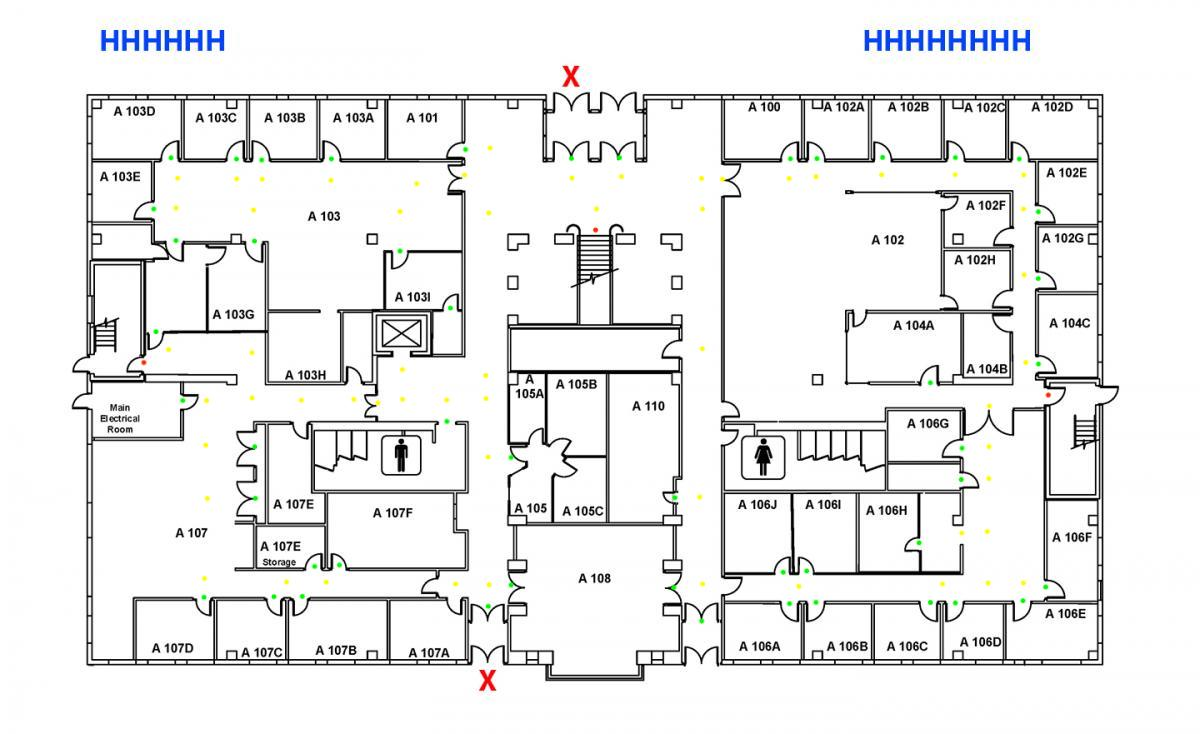
#> input picture floor1.jpg, 1200 x 734 px
$ python -i FP2graph.py   (imports and definitions only)
#> lines starting #> are read from the running program, lines starting #| are printed output that depends on the picture; after the words box and inside, x2 and y2 are one past the last pixel; in counts of white or black regions, pixels touching at a corner belong together
import cv2
import networkx
from libpysal import weights, examples
from libpysal.cg import voronoi_frames
import matplotlib as plt

def extractCoords():
    im = cv2.imread('floor1.jpg')
#> im is the input picture: shape (734, 1200, 3); mean B, G, R 235.9, 236, 235.6
    ## convert to hsv
    hsv = cv2.cvtColor(im, cv2.COLOR_BGR2HSV)
#> hsv: shape (734, 1200, 3); mean H, S, V 6.8, 2.3, 236.7

    ## mask of green (36,0,0) ~ (70, 255,255)
    mask1 = cv2.inRange(hsv, (36, 0, 0), (70, 255,255))
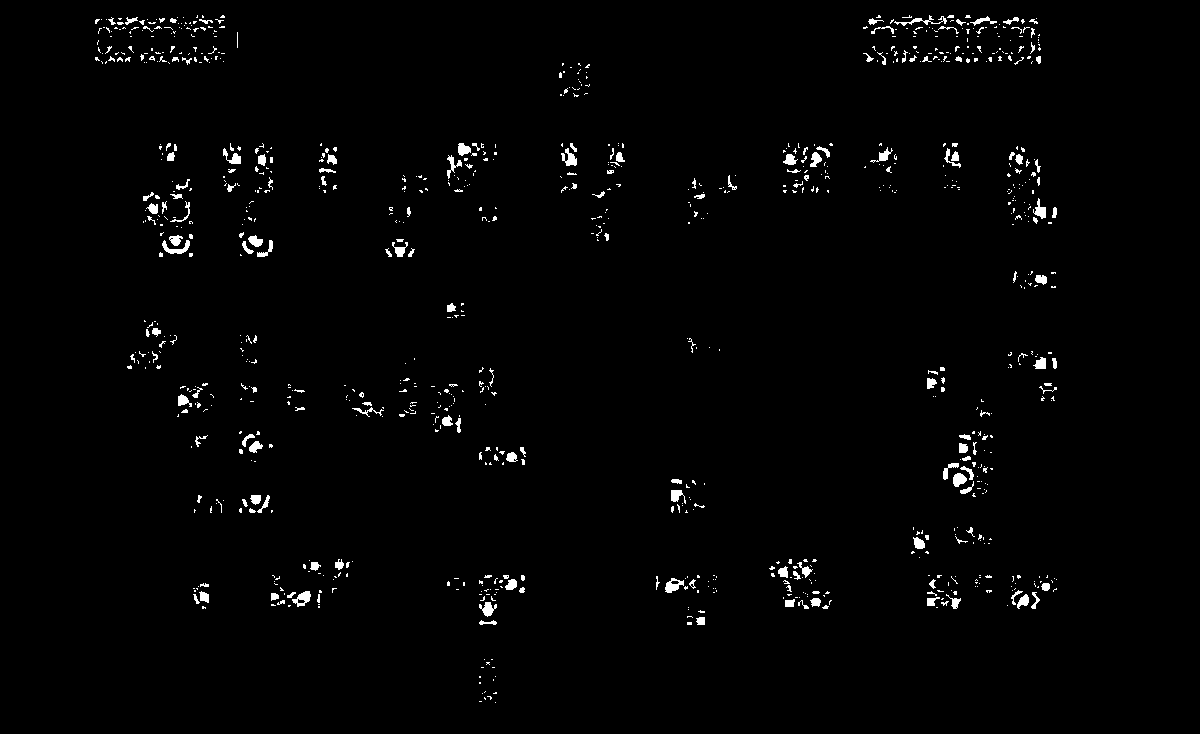
#> mask1: shape (734, 1200); 1.5% white; 965 white regions (793 under 20 px), largest, box (x1, y1, x2, y2) and area: (162, 240, 190, 254) 166, (665, 578, 684, 593) 158, (292, 591, 311, 607) 158

    ## mask o yellow (15,0,0) ~ (36, 255, 255)
    mask2 = cv2.inRange(hsv, (15,0,0), (36, 255, 255))
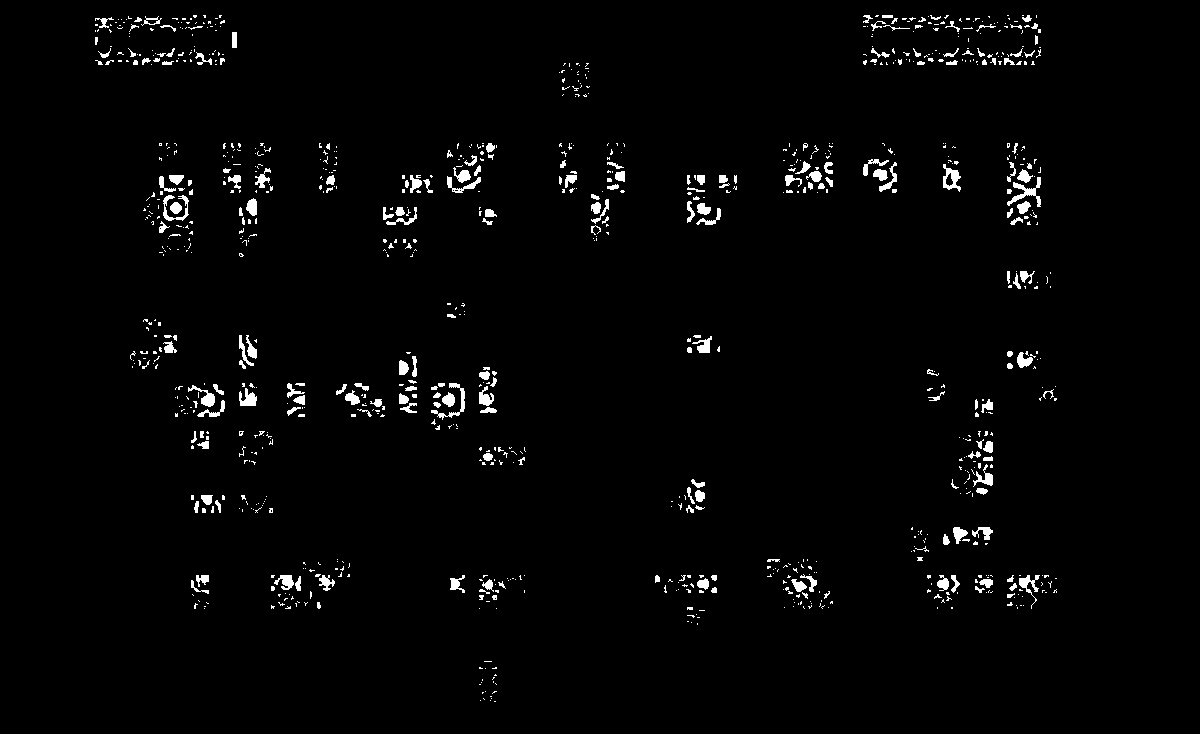
#> mask2: shape (734, 1200); 2.1% white; 981 white regions (763 under 20 px), largest, box (x1, y1, x2, y2) and area: (1007, 177, 1041, 207) 309, (943, 164, 961, 192) 247, (431, 383, 465, 420) 242

    ## final mask and masked
    mask = cv2.bitwise_or(mask1, mask2)
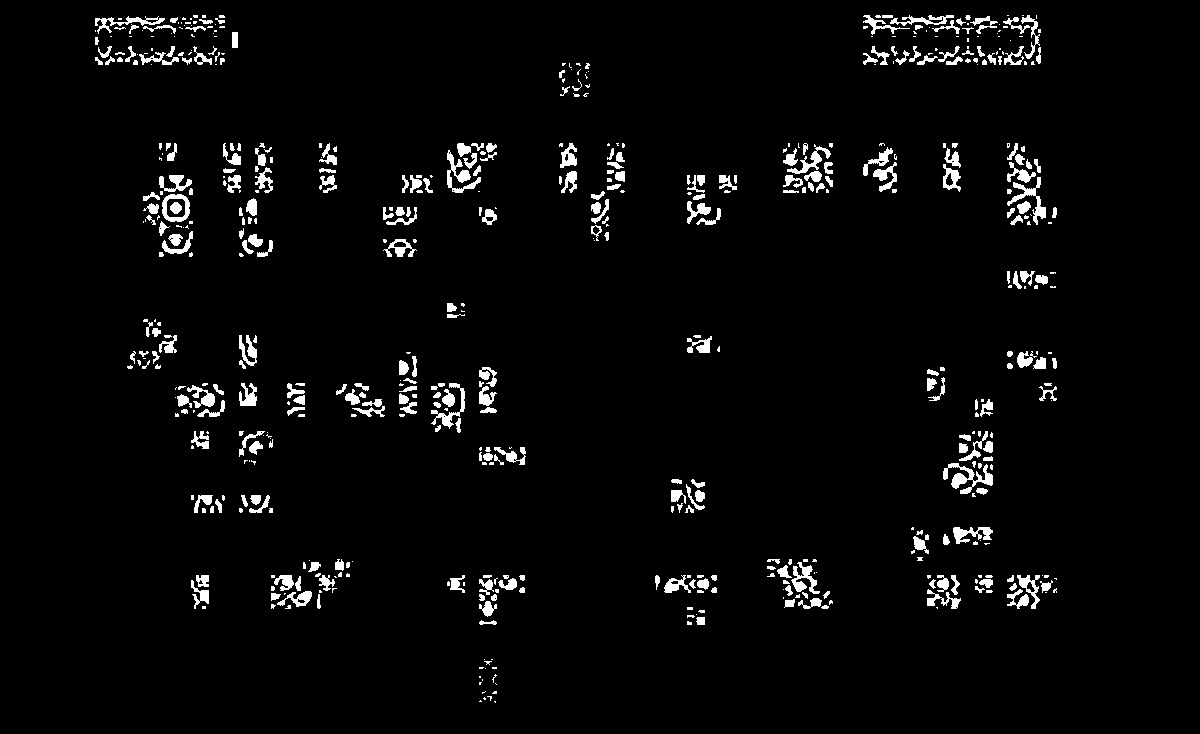
#> mask: shape (734, 1200); 3.5% white; 582 white regions (274 under 20 px), largest, box (x1, y1, x2, y2) and area: (943, 463, 993, 494) 606, (447, 150, 481, 193) 477, (1007, 177, 1046, 225) 460
    target = cv2.bitwise_and(im,im, mask=mask)

def makeGraph():
    ### credit: https://networkx.org/documentation/stable/auto_examples/geospatial/plot_delaunay.html#sphx-glr-auto-examples-geospatial-plot-delaunay-py
    coordinates = np.column_stack((cases.geometry.x, cases.geometry.y))
    cells, generators = voronoi_frames(coordinates, clip="convex hull")
    delaunay = weights.Rook.from_dataframe(cells)
    delaunay_graph = delaunay.to_networkx()

    positions = dict(zip(delaunay_graph.nodes, coordinates))

    # Now, we can plot with a nice basemap.
    ax = cells.plot(facecolor="lightblue", alpha=0.50, edgecolor="cornsilk", linewidth=2)
    add_basemap(ax)
    ax.axis("off")
    nx.draw(
        delaunay_graph,
        positions,
        ax=ax,
        node_size=2,
        node_color="k",
        edge_color="k",
        alpha=0.8,
    )
    plt.show()

>>> result = extractCoords()
